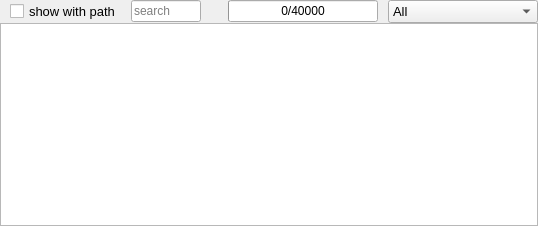
<?xml version="1.0" encoding="UTF-8"?>
<ui version="4.0">
 <class>FileList</class>
 <widget class="QWidget" name="FileList">
  <property name="geometry">
   <rect>
    <x>0</x>
    <y>0</y>
    <width>538</width>
    <height>226</height>
   </rect>
  </property>
  <property name="sizePolicy">
   <sizepolicy hsizetype="Expanding" vsizetype="Expanding">
    <horstretch>0</horstretch>
    <verstretch>0</verstretch>
   </sizepolicy>
  </property>
  <property name="acceptDrops">
   <bool>true</bool>
  </property>
  <property name="windowTitle">
   <string>Form</string>
  </property>
  <layout class="QVBoxLayout" name="verticalLayout">
   <property name="spacing">
    <number>0</number>
   </property>
   <property name="margin">
    <number>0</number>
   </property>
   <item>
    <layout class="QHBoxLayout" name="horizontalLayout">
     <property name="spacing">
      <number>10</number>
     </property>
     <property name="leftMargin">
      <number>10</number>
     </property>
     <item>
      <widget class="QCheckBox" name="ckfullpath">
       <property name="sizePolicy">
        <sizepolicy hsizetype="Maximum" vsizetype="Fixed">
         <horstretch>0</horstretch>
         <verstretch>0</verstretch>
        </sizepolicy>
       </property>
       <property name="font">
        <font>
         <pointsize>10</pointsize>
        </font>
       </property>
       <property name="text">
        <string>show with path</string>
       </property>
      </widget>
     </item>
     <item>
      <widget class="FilterLineEdit" name="searchInput">
       <property name="placeholderText">
        <string>search</string>
       </property>
      </widget>
     </item>
     <item>
      <widget class="QLabel" name="LbsearchResult">
       <property name="text">
        <string/>
       </property>
      </widget>
     </item>
     <item>
      <spacer name="horizontalSpacer">
       <property name="orientation">
        <enum>Qt::Horizontal</enum>
       </property>
       <property name="sizeType">
        <enum>QSizePolicy::Expanding</enum>
       </property>
       <property name="sizeHint" stdset="0">
        <size>
         <width>0</width>
         <height>20</height>
        </size>
       </property>
      </spacer>
     </item>
     <item>
      <widget class="QProgressBar" name="progressBar">
       <property name="minimumSize">
        <size>
         <width>150</width>
         <height>0</height>
        </size>
       </property>
       <property name="maximum">
        <number>40000</number>
       </property>
       <property name="value">
        <number>0</number>
       </property>
       <property name="textVisible">
        <bool>true</bool>
       </property>
       <property name="format">
        <string>%v/%m</string>
       </property>
      </widget>
     </item>
     <item>
      <widget class="QComboBox" name="cbtype">
       <property name="sizePolicy">
        <sizepolicy hsizetype="Maximum" vsizetype="Maximum">
         <horstretch>0</horstretch>
         <verstretch>0</verstretch>
        </sizepolicy>
       </property>
       <property name="font">
        <font>
         <pointsize>10</pointsize>
        </font>
       </property>
       <item>
        <property name="text">
         <string>All</string>
        </property>
       </item>
       <item>
        <property name="text">
         <string>Existing</string>
        </property>
       </item>
       <item>
        <property name="text">
         <string>Same Date and Size</string>
        </property>
       </item>
       <item>
        <property name="text">
         <string>Newer</string>
        </property>
       </item>
       <item>
        <property name="text">
         <string>Older</string>
        </property>
       </item>
       <item>
        <property name="text">
         <string>New</string>
        </property>
       </item>
       <item>
        <property name="text">
         <string>Ignored</string>
        </property>
       </item>
       <item>
        <property name="text">
         <string>Replaced</string>
        </property>
       </item>
       <item>
        <property name="text">
         <string>Renamed</string>
        </property>
       </item>
      </widget>
     </item>
    </layout>
   </item>
   <item>
    <widget class="QTreeView" name="treeWidget">
     <property name="sizePolicy">
      <sizepolicy hsizetype="Expanding" vsizetype="Expanding">
       <horstretch>0</horstretch>
       <verstretch>0</verstretch>
      </sizepolicy>
     </property>
     <property name="font">
      <font>
       <pointsize>11</pointsize>
      </font>
     </property>
     <property name="contextMenuPolicy">
      <enum>Qt::CustomContextMenu</enum>
     </property>
     <property name="acceptDrops">
      <bool>true</bool>
     </property>
     <property name="editTriggers">
      <set>QAbstractItemView::DoubleClicked</set>
     </property>
     <property name="showDropIndicator" stdset="0">
      <bool>false</bool>
     </property>
     <property name="alternatingRowColors">
      <bool>true</bool>
     </property>
     <property name="selectionMode">
      <enum>QAbstractItemView::ExtendedSelection</enum>
     </property>
     <property name="iconSize">
      <size>
       <width>16</width>
       <height>16</height>
      </size>
     </property>
     <property name="textElideMode">
      <enum>Qt::ElideRight</enum>
     </property>
     <property name="indentation">
      <number>10</number>
     </property>
     <property name="rootIsDecorated">
      <bool>true</bool>
     </property>
     <property name="uniformRowHeights">
      <bool>true</bool>
     </property>
     <property name="itemsExpandable">
      <bool>true</bool>
     </property>
    </widget>
   </item>
  </layout>
 </widget>
 <customwidgets>
  <customwidget>
   <class>FilterLineEdit</class>
   <extends>QLineEdit</extends>
   <header>filterlineedit.h</header>
  </customwidget>
 </customwidgets>
 <resources/>
 <connections/>
</ui>
